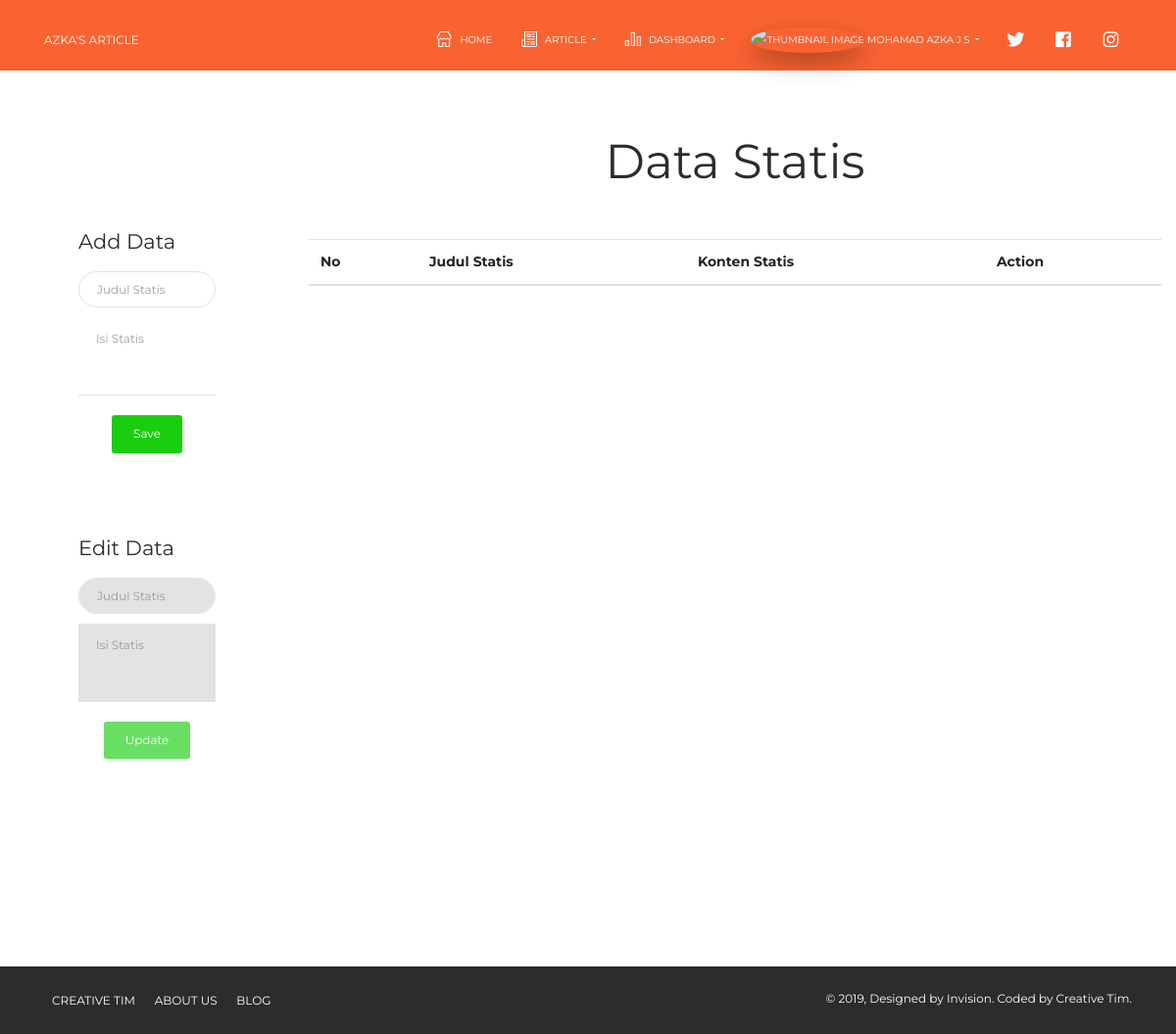
Page /app/view/pages/dashboardStatis.php (signed in) on the earlier database version.
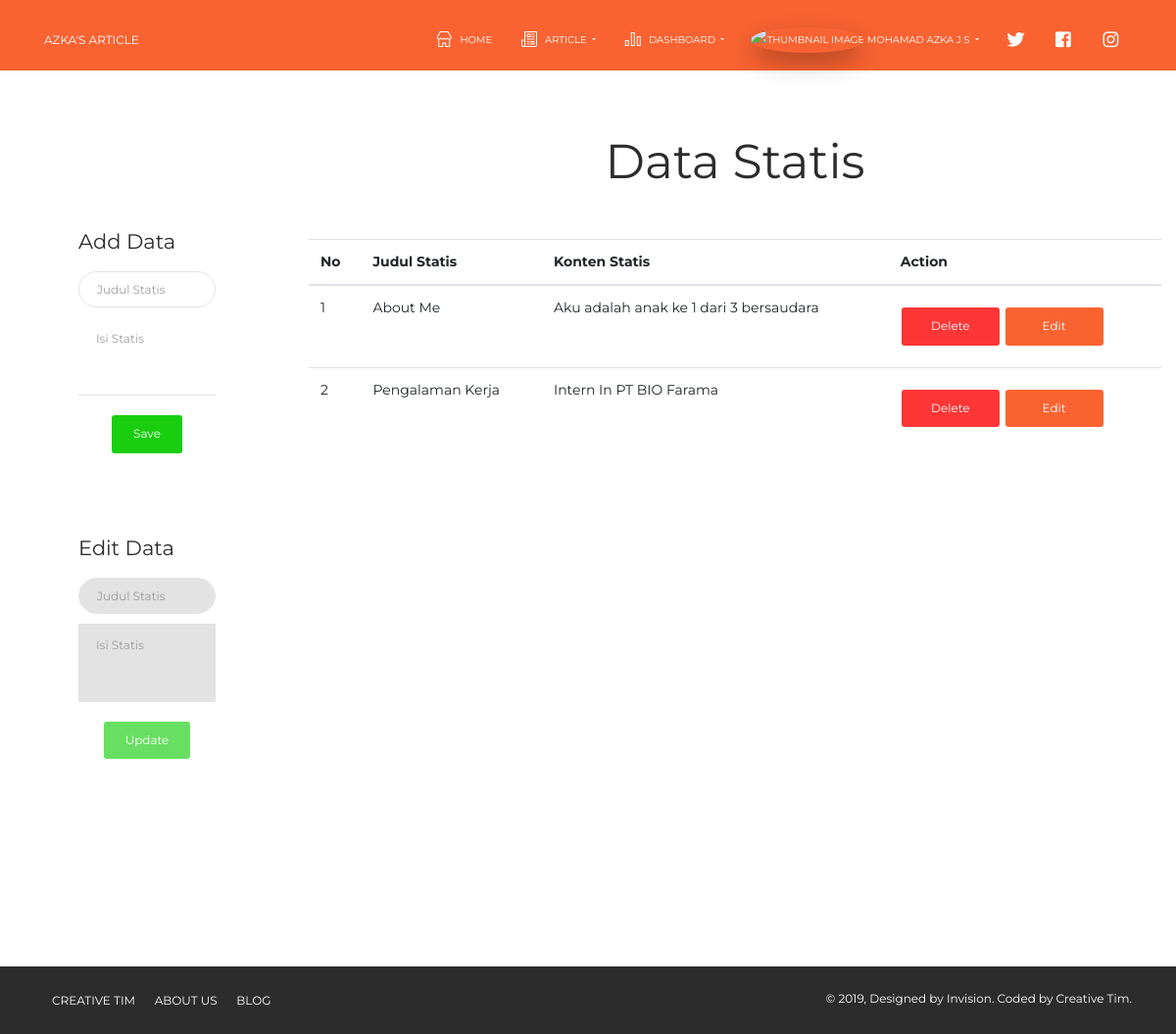
Same page on the later database version.
### tables this page shows
CREATE TABLE `tb_statis` (
  `id_statis` int(3) NOT NULL,
  `title` varchar(100) NOT NULL,
  `content` text NOT NULL
);

### app/view/pages/dashboardStatis.php (the view, shortened to what this page needs)
<?php require_once('../layouts/header.php')?>
<?php require_once('../../controller/connection.php')?>
<?php require_once('../../controller/StatisController.php')?>
<link href="../../../assets/css/dashboard.css" rel="stylesheet" />
    <section class="row dashboard">
        <section class="col-md-3">
            <h4>Add Data</h4>
            <form action="" method="post" enctype="multipart/form-data">
                <div class="form-group">
                    <input required type="text" name="title" class="form-control" id="title" placeholder="Judul Statis">
                </div>
                <div class="form-group">
                    <textarea class="form-control" id="content" name="content" rows="4" placeholder="Isi Statis"></textarea>
                </div>
                <center><button type="submit" class="btn btn-success" name="save2">Save</button></center>
            </form><br><br>
            <h4 id="edit">Edit Data</h4>
            <form action="" method="post" enctype="multipart/form-data">
                <?php if(isset($_GET['id2'])){?>
                <div class="form-group">
                    <input required type="text" name="id" class="form-control" id="id" placeholder="ID" value="<?= $statis['id_statis']?>" hidden>
                </div>
                <div class="form-group">
                    <input required type="text" name="title" class="form-control" id="title" placeholder="Judul Statis" value="<?= $statis['title']?>">
                </div>
                <div class="form-group">
                    <textarea class="form-control" id="content" name="content" rows="4" placeholder="Isi Statis"><?= $statis['content']?></textarea>
                </div>
                <center><button type="submit" class="btn btn-success" name="update1">Update</button></center>
                <?php }else{?>
                    <div class="form-group">
                    <input disabled required type="text" name="name" class="form-control" id="name" placeholder="Judul Statis">
                </div>
                <div class="form-group">
                    <textarea disabled class="form-control" id="content" name="content" rows="4" placeholder="Isi Statis"></textarea>
                </div>
                <center><button type="submit" class="btn btn-success" name="update1" disabled>Update</button></center>
                <?php }?>
            </form>
        </section>
        <section class="col-md-9">
            <h1>Data Statis</h1><br>
            <form class="data-mhs" action="" method="get">
                <table class="table table-hover" id="tableMhs">
                    <thead>
                        <th>No</th>
                        <th>Judul Statis</th>
                        <th>Konten Statis</th>
                        <th>Action</th>
                    </thead>
                    <?php
                        if($conn){
                            $no = 1;
                            $sql = "SELECT * FROM tb_statis";
                            $result = mysqli_query($conn, $sql);
                            foreach ($result as $data) {
                                echo "<tr>
                                            <td>$no</td>
                                            <td>".$data['title']."</td>
                                            <td>".$data['content']."</td>
                                            <td>
                                                <button type='submit' class='btn btn-danger btn-action' name='delete2' value='".$data['id_statis']."'>Delete</button>
                                                <a href='#edit'><button type='submit' class='btn btn-primary btn-action' name='id2' value='".$data['id_statis']."'>Edit</button></a>
                                            </td>
                                        </tr>";
                                    $no++;
                            }
                        }else{
                            echo "DB Connection Error!";
                        }
                    ?>
                </table>
            </form>
        </section>
    </section>
<?php require_once('../layouts/footer.php')?>

Differences in the rows shown:
added tb_statis: title "About Me", content "Aku adalah anak ke 1 dari 3 bersaudara"
added tb_statis: title "Pengalaman Kerja", content "Intern In PT BIO Farama", $data['id_statis'] 3 (drawn)
